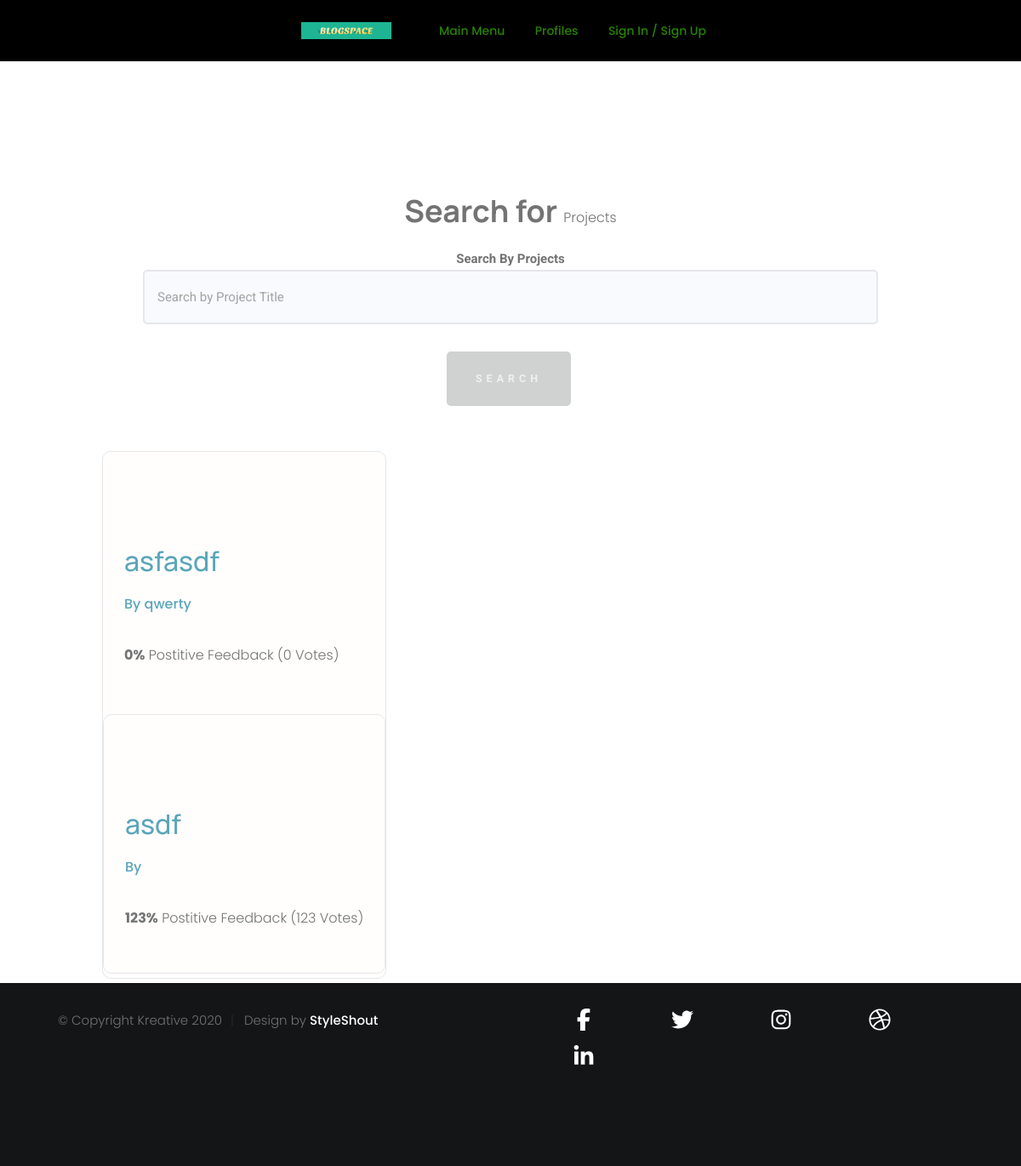
The app's page /, older data.
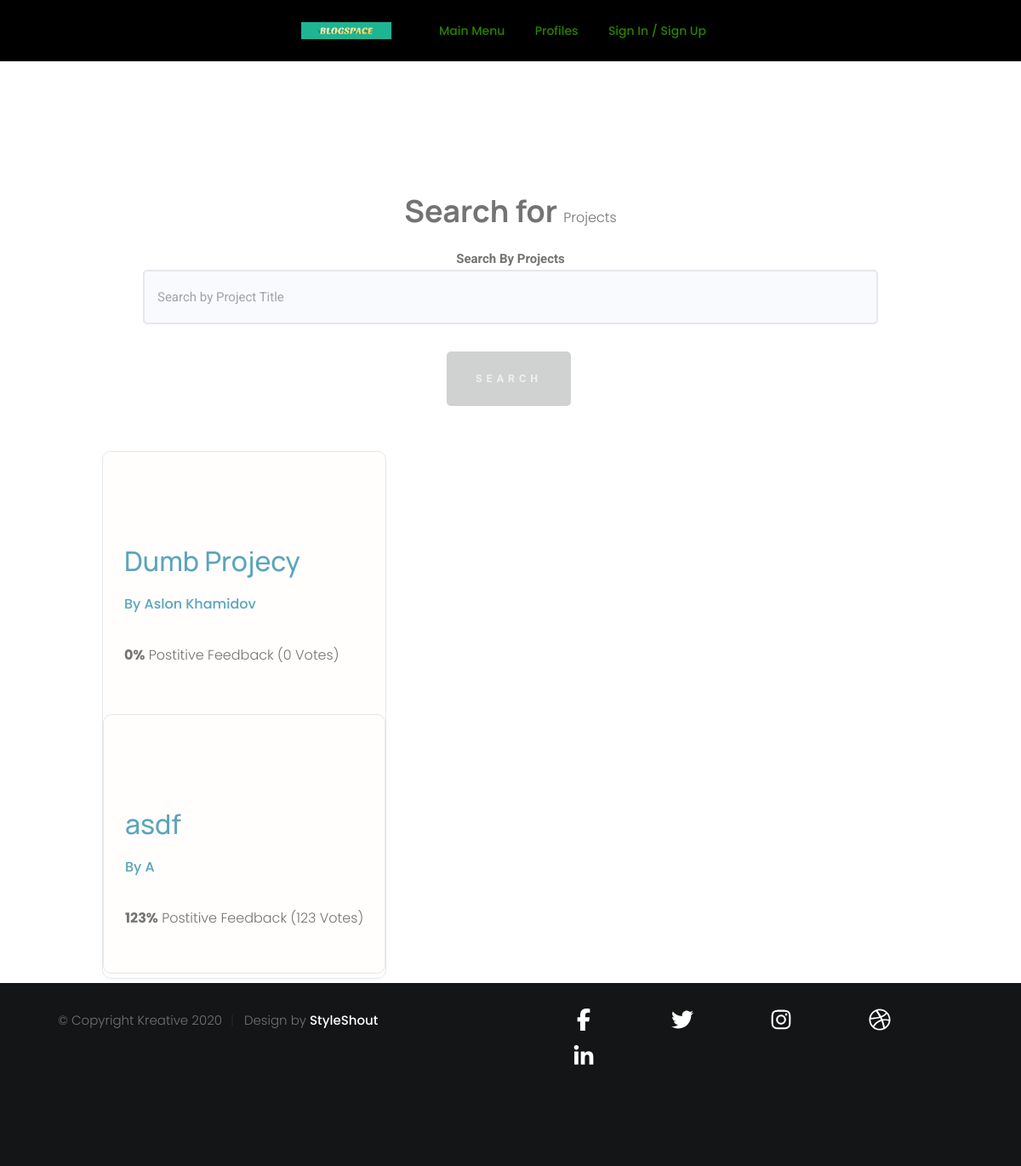
The same page, newer data.
### projects/models.py (models this page shows, shortened)
class Project(models.Model):
    owner = models.ForeignKey(
        Profile, null=True, blank=True, on_delete=models.CASCADE)
    title = models.CharField(max_length=200)
    models.CharField(max_length=150, blank=True, null=True)
    description = models.TextField(null=True, blank = True)
    featured_image = models.ImageField(null=True, blank = True, default='morde.png')
    tags = models.ManyToManyField('Tag', blank=True)
    vote_total = models.IntegerField(default=0, blank=True, null=True)
    vote_ratio = models.IntegerField(default=0, blank=True, null=True)
    demo_link = models.CharField(max_length=2000,null=True, blank = True)
    source_link = models.CharField(max_length=2000,null=True, blank = True)
    created = models.DateTimeField(auto_now_add=True)
    id = models.UUIDField(default=uuid.uuid4, unique=True, primary_key=True, editable=False)

### users/models.py (models this page shows, shortened)
class Profile(models.Model):
    user = models.OneToOneField(
        User, on_delete=models.CASCADE, null=True, blank=True)
    name = models.CharField(max_length=200, blank=True, null=True)
    email = models.EmailField(max_length=500, blank=True, null=True)
    username = models.CharField(max_length=200, blank=True, null=True)
    location = models.CharField(max_length=200, blank=True, null=True)
    short_intro = models.CharField(max_length=200, blank=True, null=True)
    shortage_info = models.CharField(max_length=200, blank=True, null=True)
    bio = models.TextField(blank=True, null=True)
    profile_image = models.ImageField(
        null=True, blank=True, upload_to='profiles/', default="profiles/user_default.png")
    social_github = models.CharField(max_length=200, blank=True, null=True)
    social_twitter = models.CharField(max_length=200, blank=True, null=True)
    social_linkedin = models.CharField(max_length=200, blank=True, null=True)
    social_youtube = models.CharField(max_length=200, blank=True, null=True)
    social_website = models.CharField(max_length=200, blank=True, null=True)
    created = models.DateTimeField(auto_now_add=True)
    id = models.UUIDField(default=uuid.uuid4, unique=True,
                          primary_key=True, editable=False)
    class Meta:
        ordering = ['created']

### projects/views.py (the view)
# urls.py: path('',include('projects.urls')),
def projects(request):
    projects, search_value = search_in_projects(request)
    context = {"projects":projects, 'search_value': search_value}
    return render(request, 'projects/projects.html',context)

### projects/utils.py (called while the page is built)
def search_in_projects(request):
    search_value = ''
    if request.GET.get('search_value'):
        search_value = request.GET.get('search_value')
    tags = Tag.objects.filter(name__icontains = search_value)
    projects = Project.objects.distinct().filter(
        Q(title__icontains = search_value) |
        Q(description__icontains = search_value) |
        Q(tags__in = tags) |
        Q(owner__name__icontains = search_value)
    )
    return projects, search_value

### projects/templates/projects/projects.html (shortened to what this page needs)
{%extends 'main.html'%}
{%block content%}
<main class="home">
    <section class="hero-section text-center">
        <div class="container container--narrow">
          <div class="hero-section__box">
            <h2>Search for <span>Projects</span></h2>
          </div>
          <div class="hero-section__search">
            <form class="form" action="{% url 'projects' %}" method="get">
              <div class="form__field">
                <label for="formInput#search">Search By Projects </label>
                <input class="input input--text" id="formInput#search" type="text" name="search_value" value="{{search_value}}"
                  placeholder="Search by Project Title" />
              </div>
              <input class="btn btn--sub btn--lg" type="submit" value="Search" />
            </form>
          </div>
        </div>
      </section>
    <section class="devlist">
        <div class="container">
            <div class="grid grid--three">
                {% for project in projects %}
                    <div class="dev">
                        <div class="card project">
                            <a href="{% url 'project' project.id %}" class="project">
                                <div class="card__body">
                                    <h3 class="project__title">{{project.title}}</h3>
                                    <p><a class="project__author"
                                            href="{% url 'single_profile' project.owner.id %}">By
                                            {{project.owner.name}}</a>
                                    </p>
                                    <p class="project--rating">
                                        <span style="font-weight: bold;">{{project.vote_ratio}}%</span> Postitive
                                        Feedback ({{project.vote_total}} Vote{{project.vote_total|pluralize:"s"}})
                                    </p>
                        </a>
                    </div>
                {% endfor %}
                </div>
            </div>
        </div>
    </section>
</main>
{%endblock%}

Row changes from the older to the newer data that the page shows:
removed Project: title "asfasdf", owner.name "qwerty", vote_ratio "0", vote_total "0"
added Project: title "Dumb Projecy", owner.name "Aslon Khamidov", vote_ratio "0", vote_total "0"
changed through a linked row, Project "asdf": owner.name (not shown) → "A"
